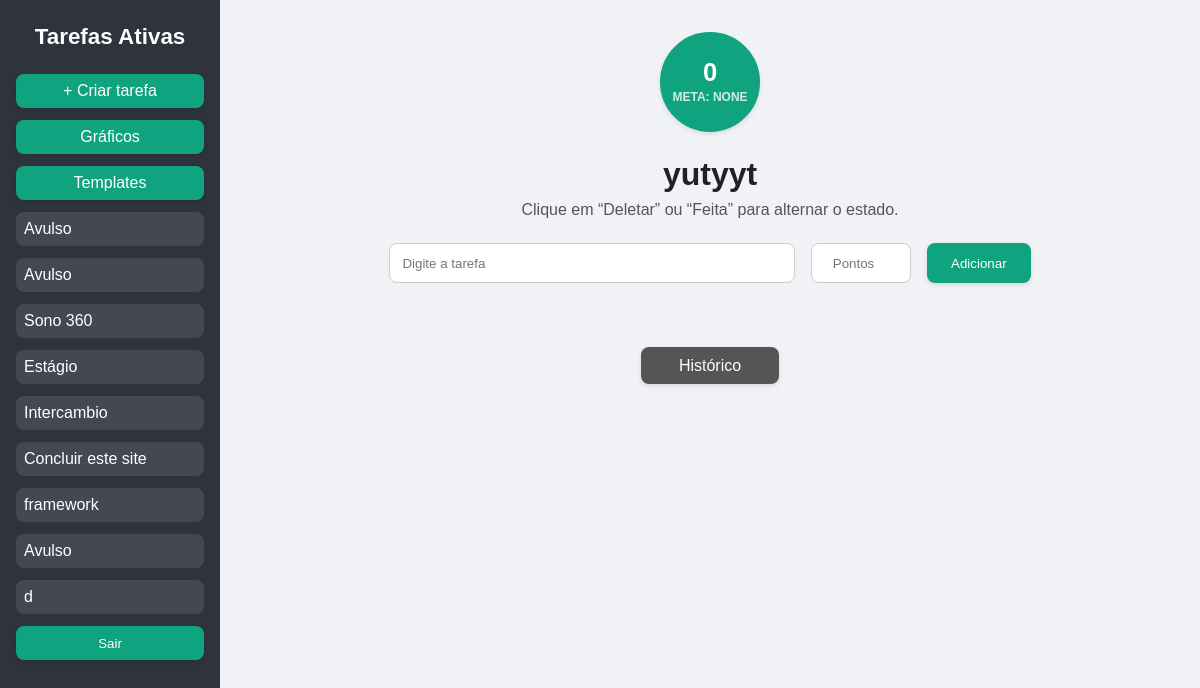
Page /tipo/yutyyt/ (signed in) on the earlier database version.
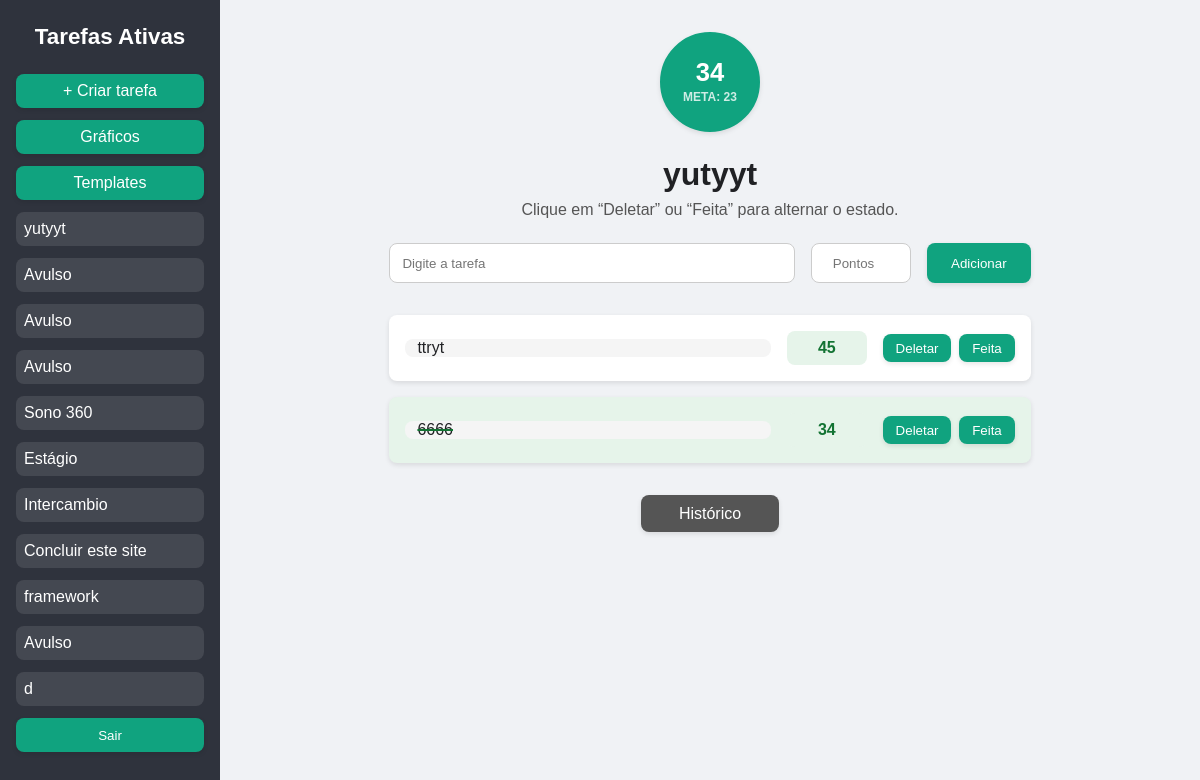
Same page on the later database version.
### points_of_change_2/models.py (models this page shows, shortened)
class Tarefa(models.Model):
    author = models.ForeignKey("auth.User", on_delete=models.CASCADE,  default=1)
    tarefa = models.TextField(verbose_name='Descrição da tarefa')
    pontos = models.PositiveIntegerField(verbose_name='Pontuação')
    estado = models.BooleanField(
        default=False,
        verbose_name='Estado'
    )
    tipo = models.CharField(max_length=20, default="Avulso")
    data = models.DateTimeField(auto_now_add=True)

### points_of_change_2/views.py (the view, shortened to what this page needs)
# urls.py: path('tipo/<str:tipo>/', views.tarefa, name='tarefa'),
@login_required
def tarefa(request, tipo):
    all_notes = Tarefa.objects.filter(author=request.user.id, tipo=tipo).order_by('estado')
    todas = Tarefa.objects.filter(author=request.user.id).order_by("-data")
    p = Novo_tipo.objects.filter(nome=tipo, author = request.user).first()
    if p is None:
        meta = None
    else:
        meta = p.meta
    lista = []
    pnts_tot =  0
    for tarefa in all_notes:
        if tarefa.estado == 1:
            pnts_tot += tarefa.pontos
    for tarefa in todas:
        if tarefa.tipo not in lista:
            if tarefa.tipo == 'i':
                tarefa.tipo = 'Avulso'
            lista.append(tarefa.tipo)
    return render(request, 'paginas/tarefa.html', {"tarefas": all_notes, 'pontos': pnts_tot, 'lista': lista, 'meta': meta, 'tipo': tipo})

### points_of_change_2/templates/paginas/tarefa.html (shortened to what this page needs)
<!DOCTYPE html>
<html lang="pt-BR">
<head>
</head>
<body>
  <nav class="sidebar">
    <h2>Tarefas Ativas</h2>
    <form class="tipo-form" method="get">
      <a href="/nova_tarefa/" class="btn-create" style="background-color: #10a37f">+ Criar tarefa</a>
      <a href="/graficos/" class="btn-create" style="background-color: #10a37f">Gráficos</a>
      <a href="/recomendacoes/" class="btn-create" style="background-color: #10a37f">Templates</a>
      {% for tipo in lista %}
        <a href="/tipo/{{ tipo }}/">{{ tipo }}</a>
      {% endfor %}
    </form>
    <form action="{% url 'logout' %}" method="post" class="logout-form">
      <button type="submit" class="btn-logout">Sair</button>
    </form>
  </nav>
  <div class="main">
    <div class="scoreboards">
      <div class="scoreboard total">
        <span class="value" id="scoreValue">{{ pontos }}</span>
        <span class="label">Meta: {{ meta }}</span>
      </div>
    </div>
    <h1>{{ tipo }}</h1>
    <p class="subtitle">Clique em “Deletar” ou “Feita” para alternar o estado.</p>
    <form method="post" class="task-form">
      <input type="text" name="tarefa" placeholder="Digite a tarefa" required/>
      <input type="number" name="pontos" placeholder="Pontos" min="0" required/>
      <button type="submit">Adicionar</button>
    </form>
    <div class="task-list">
      {% for tarefa in tarefas %}
        <div class="task-item{% if tarefa.estado == 1 %} feito{% endif %}"
             data-id="{{ tarefa.id }}" data-score="{{ tarefa.pontos }}">
          <div class="task-desc">{{ tarefa.tarefa }}</div>
          <div class="task-points">{{ tarefa.pontos }}</div>
          <div class="task-actions">
            <button type="button" class="btn-delete"
                    onclick="location.href='/anotacoes/{{ tarefa.id }}/apagar'">
              Deletar
            </button>
            <a href="/anotacoes/{{tarefa.id}}/estado">
            <button type="button" class="btn-done">Feita</button></a>
          </div>
        </div>
      {% endfor %}
    </div>
    <a href="/" class="back-btn">Histórico</a>
  </div>
</body>
</html>

Differences in the rows shown:
added Tarefa: lista "yutyyt", tarefa "ttryt", pontos "45", estado False (drawn)
added Tarefa: lista "Avulso"
added Tarefa: tarefa "6666", pontos "34", estado True (drawn)
Other differences:
{{ pontos }}: "0" → "34"
{{ meta }}: "NONE" → "23"
new list line: "Avulso"
